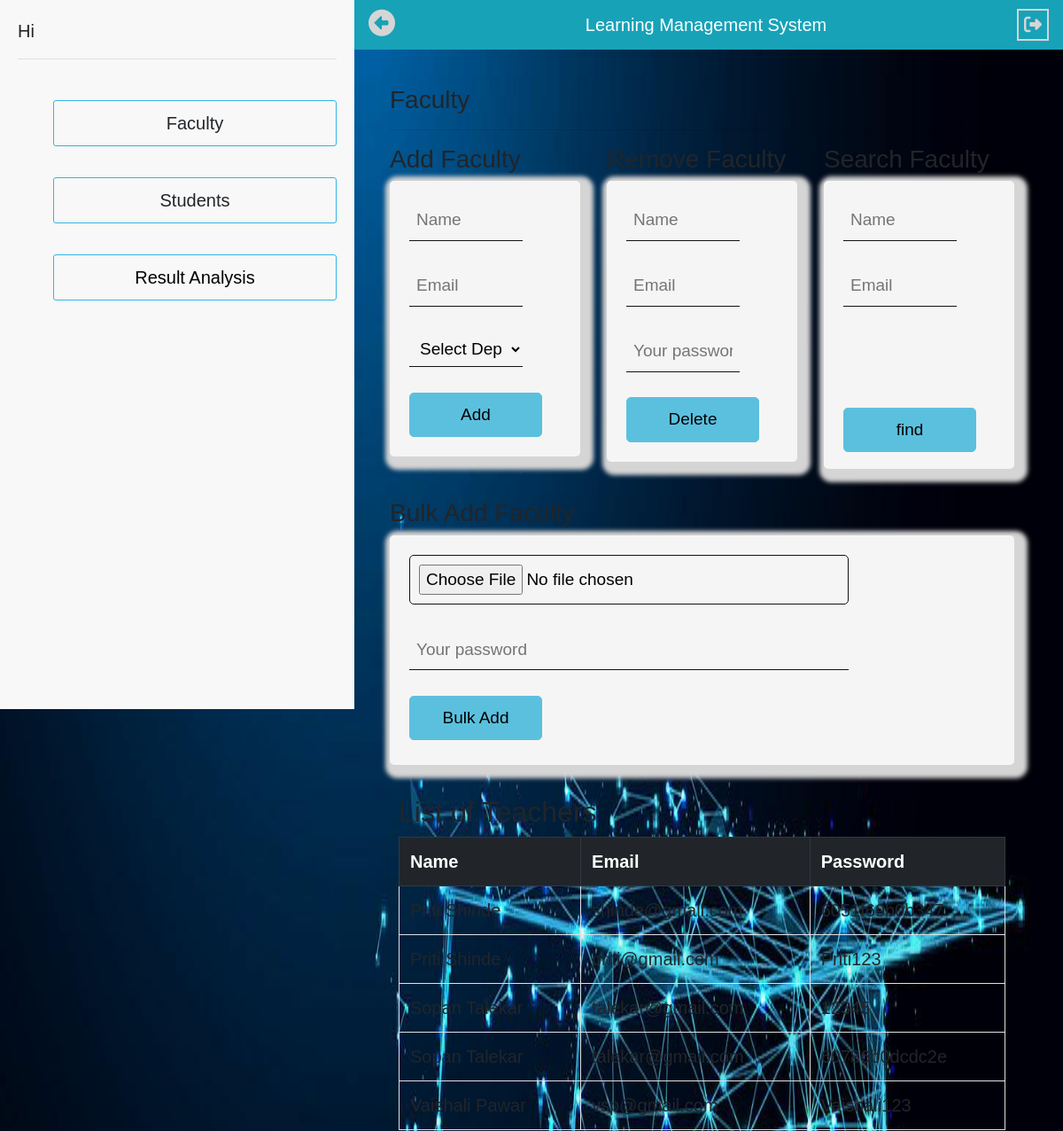
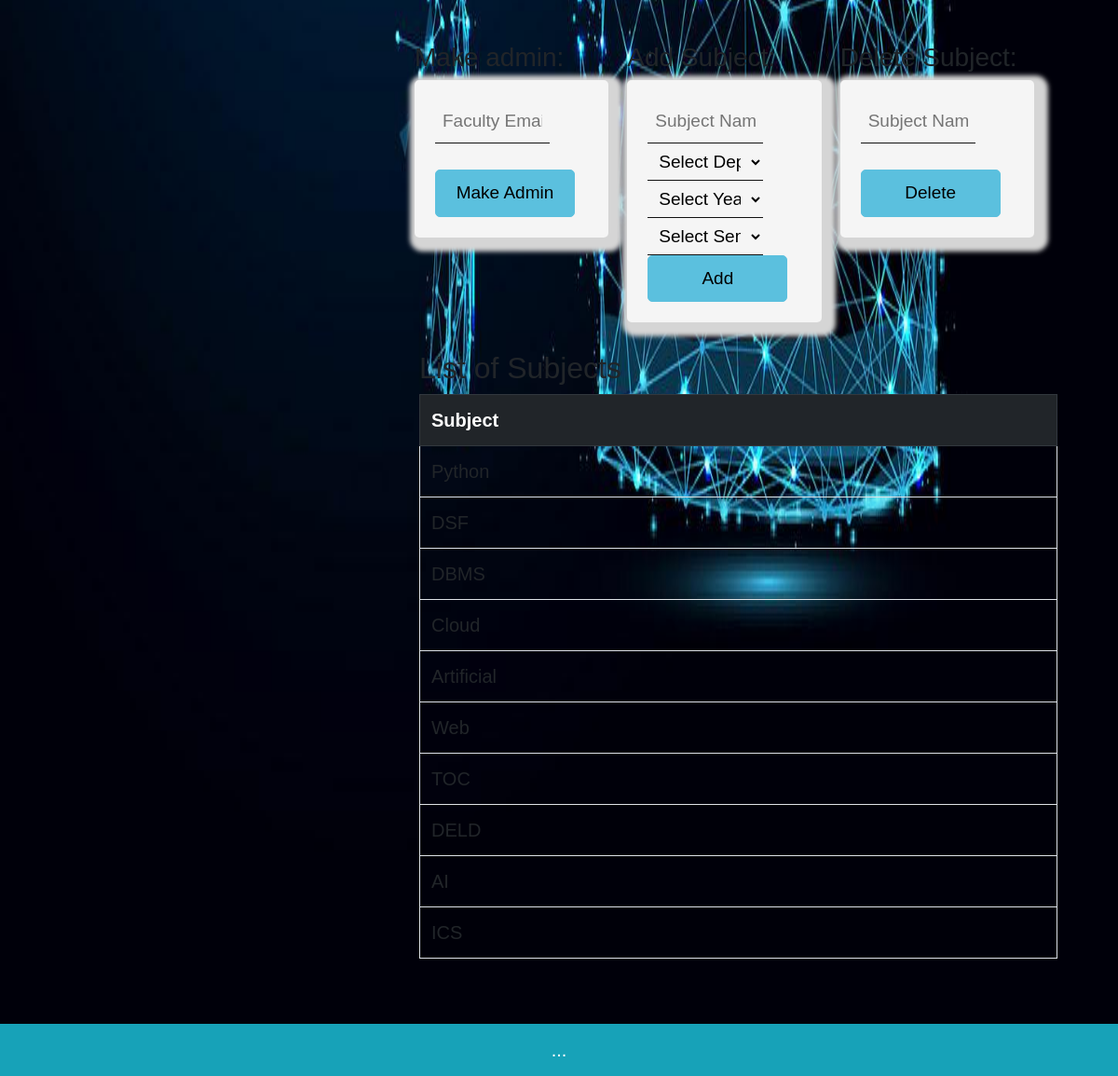
/Admin/admin.php, run on the app's committed database (2 pictures, top to bottom).
### tables this page shows
CREATE TABLE `teachers` (
  `teacher_Id` int(11) NOT NULL,
  `email` varchar(255) NOT NULL,
  `name` varchar(255) NOT NULL,
  `subject` varchar(255) NOT NULL,
  `dept_Id` int(11) NOT NULL,
  `Password` varchar(50) NOT NULL
);

CREATE TABLE `subjects` (
  `subject_Id` int(11) NOT NULL,
  `subject` varchar(255) NOT NULL,
  `year` varchar(3) NOT NULL,
  `dept` varchar(255) NOT NULL,
  `sem` int(11) NOT NULL
);

### Admin/adminFaculty.php (shortened to what this page needs)
<div id="faculty" style="display: none;">
  <h3>Faculty</h3>
  <hr>
  <div class="row">
    <div class="col adminpad">
      <h3>Add Faculty</h3>
      <form method='POST' action='admin.php' class="fc">
        <input type="text" name="name" placeholder="Name"><br><br>
        <input type="email" name="email" placeholder="Email"><br><br>
        <select name="dept" id="dept">
          <option value="">Select Department</option>
        </select><br><br>
        <input type="submit" name="addfaculty" value="Add">&nbsp;&nbsp;&nbsp;
      </form>
    </div>
    <div class="col adminpad">
      <h3>Remove Faculty</h3>
      <form method='POST' action='admin.php' class="fc">
        <input type="text" name="name" placeholder="Name"><br><br>
        <input type="email" name="email" placeholder="Email"><br><br>
        <input type="password" name="password" placeholder="Your password"><br><br>
        <input type="submit" name="delfaculty" value="Delete">
      </form>
    </div>
    <div class="col adminpad">
      <h3>Search Faculty</h3>
      <div class="fc" style="height: 88%;">
        <form method='POST' action='admin.php'>
          <input type="text" name="name" placeholder="Name"><br><br>
          <input type="email" name="email" placeholder="Email" id="find"><br><br><br>
          <br><br>
          <input type="submit" name="findteacher" value="find">
        </form>
      </div>
    </div>
    <div class="col adminpad">
      <h3>Bulk Add Faculty</h3>
      <form method='POST' action='admin.php' class="fc" style="height: 88%;" enctype='multipart/form-data'>
        <input type="file" name="fl"><br><br>
        <input type="password" name="password" placeholder="Your password"><br><br>
        <input type="submit" name="bulkaddfaculty" value="Bulk Add">
      </form>
    </div>
  </div>
  <div class="table-responsive pad">
    <table class="table table-bordered  table-striped">
      <h2>List of Teachers</h2>
      <tr class="thead-dark">
        <th>Name</th>
        <th>Email</th>
        <th>Password</th>
      </tr>
      <?php
       $q = "SELECT * FROM teachers ORDER BY name asc";
       $run = mysqli_query($conn, $q);
       while ($row = mysqli_fetch_assoc($run)) {
         echo "<tr><td>" . $row['name'] . "</td>
    <td>" . $row['email'] . "</td>
    <td>" . $row['Password'] . "</td>
     <input type='hidden' name='em' value='" . $row['email'] . "'>";
       }
       ?>
    </table>
  </div>
  <div class="row pad" style="width: 100%; ">
    <div class="col-lg-4 sm-12 md-12 pad">
      <span>
        <h3>Make admin:</h3>
      </span>
      <form class="fc" method="post" action="admin.php"><input type="email" name="email" placeholder="Faculty Email"><br><br><input type="submit" name="mkadmin" value="Make Admin"></form>
    </div>
    <div class="col-lg-4 sm-12 md-12 pad">
      <span>
        <h3>Add Subject:</h3>
      </span>
      <form class="fc" method="post" action="admin.php">
        <input type="text" name="sub" placeholder="Subject Name">
        <select name="dept" id="dept">
          <option value="">Select Department</option>
        </select>
        <select name="year" id="year">
          <option value="" disabled selected>Select Year</option>
        </select>
        <select name="sem" id="sem">
          <option value="" disabled selected>Select Semester</option>
        </select>
        <input type="submit" name="addsub" value="Add">
      </form>
    </div>
    <div class="col-lg-4 sm-12 md-12 pad">
      <span>
        <h3>Delete Subject:</h3>
      </span>
      <form class="fc" method="post" action="admin.php"><input type="text" name="sub" placeholder="Subject Name"><br><br><input type="submit" name="delsub" value="Delete"></form>
    </div>
  </div>
  <div class="table-responsive pad">
    <h2>List of Subjects</h2>
    <table class="table table-bordered  table-striped">
      <tr class="thead-dark">
        <th>Subject</th>
      </tr>
      <?php
       $q = "SELECT * FROM subjects";
       $run = mysqli_query($conn, $q);
       while ($row = mysqli_fetch_assoc($run)) {
         echo "<tr><td>" . $row['subject'] . "</td>";
       }
       ?>
    </table>
  </div>
</div>
</div>

### style.php (style rules this page uses)
body { align-items: center; background-color: #F6F6F6; background-image: url('background.png'); background-repeat: no-repeat; background-attachment: fixed; background-size: 100% 100%; font-family: 'Trebuchet MS', sans-serif; font-size: 20px; -webkit-user-select: none; -moz-user-select: none; -ms-user-select: none; user-select: none; }
.adminpad { padding-bottom: 30px; }
.pad { padding: 10px; }
.fc { padding: 20px; background-color: #f5f5f5; border-radius: 5px; border: 2px solid #f5f5f5; box-shadow: 5px 5px 5px 10px #d5d5d5; font-size: 19px; }
.fc input, select { border: none; border-bottom: 1px solid #121212; background-color: #f5f5f5; padding: 8px; width: 75%; display: inline-block; }
.fc input[type=submit] { background-color: #5bc0de; border: 1px solid #5bc0de; color: black; padding: 10px; border-radius: 5px; width: 150px; }
.fc input[type=file] { background-color: #f5f5f5; border: 1px solid #121212; color: black; padding: 10px; border-radius: 5px; }

### data on the page
teachers: name "Priti Shinde", email "shinde@gmail.com", Password "6051f69b0b347"
teachers: name "Priti Shinde", email "priti@gmail.com", Password "Priti123"
teachers: name "Sopan Talekar", email "talekar@gmail.com", Password "12345"
teachers: name "Sopan Talekar", email "talekar@gmail.com", Password "60786b0dcdc2e"
teachers: name "Vaishali Pawar", email "vsp@gmail.com", Password "Vaishali123"
subjects: subject "Python"
subjects: subject "DSF"
subjects: subject "DBMS"
subjects: subject "Cloud"
subjects: subject "Artificial"
subjects: subject "Web"
subjects: subject "TOC"
subjects: subject "DELD"
subjects: subject "AI"
subjects: subject "ICS"
